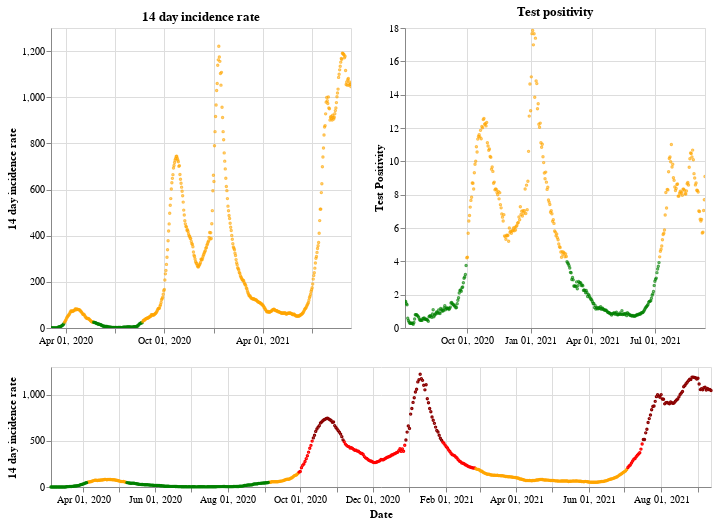

The cell this chart's notebook holds for it:
### Markdown cell above
## Northern Ireland

### Code cell
plot_traffic_light('Northern Ireland')

### Figure 1 — Vega-Lite specification as saved in the notebook (floating-point values rounded to 4 significant figures; data arrays with more than 128 entries replaced by an {"elided": "..."} marker saying what was removed)
{"config": {"view": {"continuousWidth": 400, "continuousHeight": 300}}, "vconcat": [{"hconcat": [{"mark": {"type": "point", "size": 2}, "encoding": {"color": {"condition": {"value": "green", "test": "(datum.twoWeeklyCasesRate <= 25)"}, "value": "orange"}, "tooltip": [{"type": "nominal", "field": "areaName"}, {"type": "temporal", "field": "date"}, {"type": "quantitative", "field": "twoWeeklyCasesRate"}, {"type": "quantitative", "field": "testPositivity"}], "x": {"type": "temporal", "axis": {"title": ""}, "field": "date", "scale": {"domain": {"selection": "DateBrush"}}, "timeUnit": "yearmonthdate"}, "y": {"type": "quantitative", "axis": {"title": "14 day incidence rate"}, "field": "twoWeeklyCasesRate"}}, "title": "14 day incidence rate", "width": 300}, {"mark": {"type": "point", "size": 2}, "encoding": {"color": {"condition": {"value": "green", "test": "(datum.testPositivity <= 4)"}, "value": "orange"}, "tooltip": [{"type": "nominal", "field": "areaName"}, {"type": "temporal", "field": "date"}, {"type": "quantitative", "field": "twoWeeklyCasesRate"}, {"type": "quantitative", "field": "testPositivity"}], "x": {"type": "temporal", "axis": {"title": ""}, "field": "date", "scale": {"domain": {"selection": "DateBrush"}}, "timeUnit": "yearmonthdate"}, "y": {"type": "quantitative", "axis": {"title": "Test Positivity"}, "field": "testPositivity"}}, "title": "Test positivity", "width": 300}]}, {"layer": [{"mark": {"type": "point", "size": 2}, "encoding": {"color": {"condition": {"value": "orange", "test": "(((datum.testPositivity < 4) && (datum.twoWeeklyCasesRate >= 50)) && (datum.twoWeeklyCasesRate < 200))"}, "value": "red"}, "opacity": {"condition": {"value": 1, "test": "((datum.twoWeeklyCasesRate >= 50) && (datum.twoWeeklyCasesRate < 500))"}, "value": 0}, "tooltip": [{"type": "nominal", "field": "areaName"}, {"type": "temporal", "field": "date"}, {"type": "quantitative", "field": "twoWeeklyCasesRate"}, {"type": "quantitative", "field": "testPositivity"}], "x": {"type": "temporal", "axis": {"title": "Date"}, "field": "date", "timeUnit": "yearmonthdate"}, "y": {"type": "quantitative", "axis": {"title": "14 day incidence rate"}, "field": "twoWeeklyCasesRate"}}, "selection": {"DateBrush": {"type": "interval", "encodings": ["x"], "fields": ["Time"]}}}, {"mark": {"type": "point", "size": 2}, "encoding": {"color": {"value": "darkred"}, "opacity": {"condition": {"value": 1, "test": "(datum.twoWeeklyCasesRate >= 500)"}, "value": 0}, "tooltip": [{"type": "nominal", "field": "areaName"}, {"type": "temporal", "field": "date"}, {"type": "quantitative", "field": "twoWeeklyCasesRate"}, {"type": "quantitative", "field": "testPositivity"}], "x": {"type": "temporal", "axis": {"title": "Date"}, "field": "date", "timeUnit": "yearmonthdate"}, "y": {"type": "quantitative", "axis": {"title": "14 day incidence rate"}, "field": "twoWeeklyCasesRate"}}}, {"mark": {"type": "point", "size": 2}, "encoding": {"color": {"condition": {"value": "green", "test": "((datum.testPositivity < 4) && (datum.twoWeeklyCasesRate < 50))"}, "value": "orange"}, "opacity": {"condition": {"value": 1, "test": "(datum.twoWeeklyCasesRate < 50)"}, "value": 0}, "tooltip": [{"type": "nominal", "field": "areaName"}, {"type": "temporal", "field": "date"}, {"type": "quantitative", "field": "twoWeeklyCasesRate"}, {"type": "quantitative", "field": "testPositivity"}], "x": {"type": "temporal", "axis": {"title": "Date"}, "field": "date", "timeUnit": "yearmonthdate"}, "y": {"type": "quantitative", "axis": {"title": "14 day incidence rate"}, "field": "twoWeeklyCasesRate"}}}], "height": 120, "width": 660}], "data": {"name": "data-f5bd529cac30ff9815f2eb16f7fd73ec"}, "$schema": "https://vega.github.io/schema/vega-lite/v4.8.1.json", "datasets": {"data-f5bd529cac30ff9815f2eb16f7fd73ec": {"elided": "557 records"}}}
